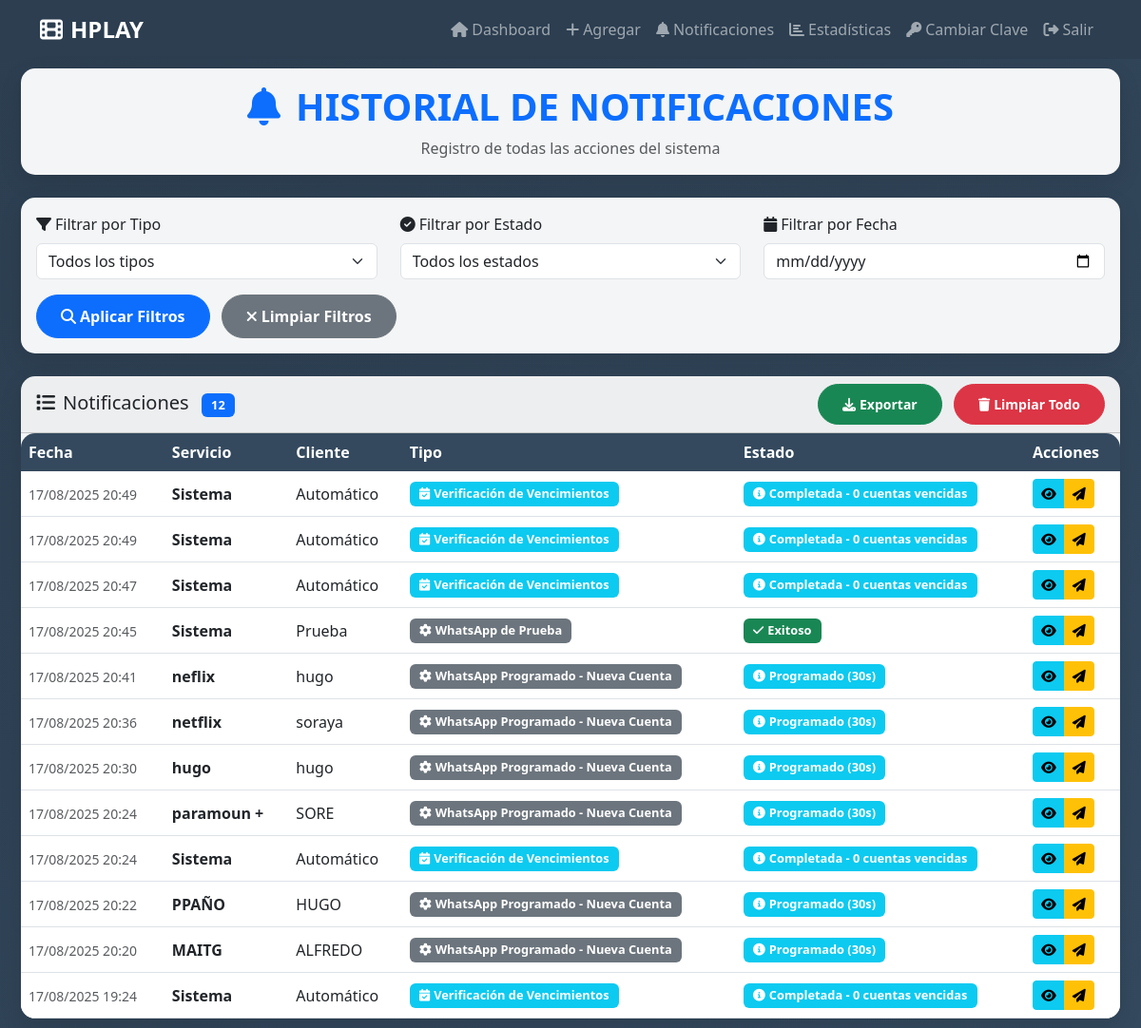
The page /notificaciones (signed in) on the database its author committed.
### app.py (models this page shows)
class Notificacion(db.Model):
    id = db.Column(db.Integer, primary_key=True)
    servicio = db.Column(db.String(100), nullable=False)
    cliente = db.Column(db.String(100), nullable=False)
    tipo = db.Column(db.String(50), nullable=False)
    estado = db.Column(db.String(50), nullable=False)
    fecha = db.Column(db.DateTime, default=datetime.utcnow)

### app.py (the view)
@app.route('/notificaciones')
def ver_notificaciones():
    if 'user_id' not in session:
        return redirect(url_for('login'))
    notificaciones = Notificacion.query.order_by(Notificacion.fecha.desc()).all()
    return render_template('notificaciones.html', notificaciones=notificaciones)

### web_app/templates/notificaciones.html (shortened to what this page needs)
{% extends "base.html" %}
{% block content %}
<div class="container-fluid">
    <div class="row mb-4">
        <div class="col-12">
            <div class="card">
                <div class="card-body text-center">
                    <h1 class="display-6 fw-bold text-primary mb-2">
                        <i class="fas fa-bell me-3"></i>HISTORIAL DE NOTIFICACIONES
                    </h1>
                    <p class="text-muted mb-0">Registro de todas las acciones del sistema</p>
                </div>
            </div>
        </div>
    </div>
    <div class="row mb-4">
        <div class="col-12">
            <div class="card">
                <div class="card-body">
                    <div class="row">
                        <div class="col-md-4 mb-3">
                            <label for="filtroTipo" class="form-label">
                                <i class="fas fa-filter me-1"></i>Filtrar por Tipo
                            </label>
                            <select class="form-select" id="filtroTipo">
                                <option value="">Todos los tipos</option>
                            </select>
                        </div>
                        <div class="col-md-4 mb-3">
                            <label for="filtroEstado" class="form-label">
                                <i class="fas fa-check-circle me-1"></i>Filtrar por Estado
                            </label>
                            <select class="form-select" id="filtroEstado">
                                <option value="">Todos los estados</option>
                            </select>
                        </div>
                        <div class="col-md-4 mb-3">
                            <label for="filtroFecha" class="form-label">
                                <i class="fas fa-calendar me-1"></i>Filtrar por Fecha
                            </label>
                            <input type="date" class="form-control" id="filtroFecha">
                        </div>
                    </div>
                    <div class="row">
                        <div class="col-12">
                            <button class="btn btn-primary btn-hplay" onclick="aplicarFiltros()">
                                <i class="fas fa-search me-1"></i>Aplicar Filtros
                            </button>
                            <button class="btn btn-secondary btn-hplay ms-2" onclick="limpiarFiltros()">
                                <i class="fas fa-times me-1"></i>Limpiar Filtros
                            </button>
                        </div>
                    </div>
                </div>
            </div>
        </div>
    </div>
    <div class="row">
        <div class="col-12">
            <div class="card">
                <div class="card-header d-flex justify-content-between align-items-center">
                    <h5 class="mb-0">
                        <i class="fas fa-list me-2"></i>Notificaciones
                        <span class="badge bg-primary ms-2" id="totalNotificaciones">
                            {{ notificaciones|length }}
                        </span>
                    </h5>
                    <div>
                        <button class="btn btn-success btn-sm btn-hplay me-2" onclick="exportarNotificaciones()">
                            <i class="fas fa-download me-1"></i>Exportar
                        </button>
                        <button class="btn btn-danger btn-sm btn-hplay" onclick="limpiarNotificaciones()">
                            <i class="fas fa-trash me-1"></i>Limpiar Todo
                        </button>
                    </div>
                </div>
                <div class="card-body p-0">
                    <div class="table-responsive">
                        <table class="table table-hover mb-0" id="notificacionesTable">
                            <thead>
                                <tr>
                                    <th>Fecha</th>
                                    <th>Servicio</th>
                                    <th>Cliente</th>
                                    <th>Tipo</th>
                                    <th>Estado</th>
                                    <th>Acciones</th>
                                </tr>
                            </thead>
                            <tbody>
                                {% for notif in notificaciones %}
                                <tr>
                                    <td>
                                        <small class="text-muted">
                                            {{ notif.fecha.strftime('%d/%m/%Y %H:%M') }}
                                        </small>
                                    </td>
                                    <td>
                                        <strong>{{ notif.servicio }}</strong>
                                    </td>
                                    <td>{{ notif.cliente }}</td>
                                    <td>
                                        {% if notif.tipo == 'WhatsApp Enviado' %}
                                            <span class="badge bg-success">
                                                <i class="fab fa-whatsapp me-1"></i>{{ notif.tipo }}
                                            </span>
                                        {% elif notif.tipo == 'WhatsApp Error' %}
                                            <span class="badge bg-danger">
                                                <i class="fas fa-exclamation-triangle me-1"></i>{{ notif.tipo }}
                                            </span>
                                        {% elif notif.tipo == 'Verificación de Vencimientos' %}
                                            <span class="badge bg-info">
                                                <i class="fas fa-calendar-check me-1"></i>{{ notif.tipo }}
                                            </span>
                                        {% else %}
                                            <span class="badge bg-secondary">
                                                <i class="fas fa-cog me-1"></i>{{ notif.tipo }}
                                            </span>
                                        {% endif %}
                                    </td>
                                    <td>
                                        {% if notif.estado == 'Exitoso' %}
                                            <span class="badge bg-success">
                                                <i class="fas fa-check me-1"></i>{{ notif.estado }}
                                            </span>
                                        {% elif notif.estado == 'Fallido' %}
                                            <span class="badge bg-danger">
                                                <i class="fas fa-times me-1"></i>{{ notif.estado }}
                                            </span>
                                        {% else %}
                                            <span class="badge bg-info">
                                                <i class="fas fa-info-circle me-1"></i>{{ notif.estado }}
                                            </span>
                                        {% endif %}
                                    </td>
                                    <td>
                                        <div class="btn-group btn-group-sm" role="group">
                                            <button class="btn btn-info btn-sm" onclick="verDetalles({{ notif.id }})">
                                                <i class="fas fa-eye"></i>
                                            </button>
                                            <button class="btn btn-warning btn-sm" onclick="reenviarNotificacion({{ notif.id }})">
                                                <i class="fas fa-paper-plane"></i>
                                            </button>
                                        </div>
                                    </td>
                                </tr>
                                {% endfor %}
                            </tbody>
                        </table>
                    </div>
                </div>
            </div>
        </div>
    </div>
</div>
{% endblock %}

### web_app/templates/base.html (shortened to what this page needs)
<!DOCTYPE html>
<html lang="es">
<head>
    <link href="https://cdn.jsdelivr.net/npm/bootstrap@5.3.0/dist/css/bootstrap.min.css" rel="stylesheet">
    <link rel="stylesheet" href="https://cdnjs.cloudflare.com/ajax/libs/font-awesome/6.4.0/css/all.min.css">
</head>
<body>
    <nav class="navbar navbar-expand-lg navbar-dark" style="background: var(--hplay-primary);">
        <div class="container">
            <a class="navbar-brand" href="{{ url_for('dashboard') }}">
                <i class="fas fa-film me-2"></i>HPLAY
            </a>
            {% if session.user_id %}
            <div class="collapse navbar-collapse" id="navbarNav">
                <ul class="navbar-nav ms-auto">
                    <li class="nav-item">
                        <a class="nav-link" href="{{ url_for('dashboard') }}">
                            <i class="fas fa-home me-1"></i>Dashboard
                        </a>
                    </li>
                    <li class="nav-item">
                        <a class="nav-link" href="{{ url_for('agregar_cuenta') }}">
                            <i class="fas fa-plus me-1"></i>Agregar
                        </a>
                    </li>
                    <li class="nav-item">
                        <a class="nav-link" href="{{ url_for('ver_notificaciones') }}">
                            <i class="fas fa-bell me-1"></i>Notificaciones
                        </a>
                    </li>
                    <li class="nav-item">
                        <a class="nav-link" href="{{ url_for('estadisticas_detalladas') }}">
                            <i class="fas fa-chart-bar me-1"></i>Estadísticas
                        </a>
                    </li>
                    <li class="nav-item">
                        <a class="nav-link" href="{{ url_for('cambiar_clave') }}">
                            <i class="fas fa-key me-1"></i>Cambiar Clave
                        </a>
                    </li>
                    <li class="nav-item">
                        <a class="nav-link" href="{{ url_for('logout') }}">
                            <i class="fas fa-sign-out-alt me-1"></i>Salir
                        </a>
                    </li>
                </ul>
            </div>
            {% endif %}
        </div>
    </nav>
    <main class="container-fluid mobile-optimized">
        {% block content %}{% endblock %}
    </main>
</body>
</html>

### web_app/templates/base.html (style rules this page uses)
:root { --hplay-primary: #2c3e50; --hplay-secondary: #34495e; --hplay-accent: #3498db; --hplay-success: #27ae60; --hplay-warning: #f39c12; --hplay-danger: #e74c3c; }
body { background: linear-gradient(135deg, var(--hplay-primary) 0%, var(--hplay-secondary) 100%); min-height: 100vh; font-family: 'Segoe UI', Tahoma, Geneva, Verdana, sans-serif; }
.navbar-brand { font-weight: bold; font-size: 1.5rem; }
.card { border: none; border-radius: 15px; box-shadow: 0 8px 25px rgba(0,0,0,0.1); backdrop-filter: blur(10px); background: rgba(255,255,255,0.95); }
.btn-hplay { border-radius: 25px; padding: 10px 25px; font-weight: 600; transition: all 0.3s ease; }
.table-responsive { border-radius: 15px; overflow: hidden; }
.table th { background: var(--hplay-secondary); color: white; border: none; font-weight: 600; }
.mobile-optimized { padding: 10px; }

### web_app/templates/notificaciones.html (style rules this page uses)
.badge { font-size: 0.8rem; padding: 0.5em 0.8em; }
.btn-group-sm .btn { padding: 0.25rem 0.5rem; font-size: 0.875rem; }
.table th { background: var(--hplay-secondary); color: white; border: none; font-weight: 600; }
.table td { vertical-align: middle; }

### rows shown on the page
Notificacion: fecha "17/08/2025 20:49", servicio "Sistema", cliente "Automático", tipo "Verificación de Vencimientos", estado "Completada - 0 cuentas vencidas"
Notificacion: fecha "17/08/2025 20:49", servicio "Sistema", cliente "Automático", tipo "Verificación de Vencimientos", estado "Completada - 0 cuentas vencidas"
Notificacion: fecha "17/08/2025 20:47", servicio "Sistema", cliente "Automático", tipo "Verificación de Vencimientos", estado "Completada - 0 cuentas vencidas"
Notificacion: fecha "17/08/2025 20:45", servicio "Sistema", cliente "Prueba", tipo "WhatsApp de Prueba", estado "Exitoso"
Notificacion: fecha "17/08/2025 20:41", servicio "neflix", cliente "hugo", tipo "WhatsApp Programado - Nueva Cuenta", estado "Programado (30s)"
Notificacion: fecha "17/08/2025 20:36", servicio "netflix", cliente "soraya", tipo "WhatsApp Programado - Nueva Cuenta", estado "Programado (30s)"
Notificacion: fecha "17/08/2025 20:30", servicio "hugo", cliente "hugo", tipo "WhatsApp Programado - Nueva Cuenta", estado "Programado (30s)"
Notificacion: fecha "17/08/2025 20:24", servicio "paramoun +", cliente "SORE", tipo "WhatsApp Programado - Nueva Cuenta", estado "Programado (30s)"
Notificacion: fecha "17/08/2025 20:24", servicio "Sistema", cliente "Automático", tipo "Verificación de Vencimientos", estado "Completada - 0 cuentas vencidas"
Notificacion: fecha "17/08/2025 20:22", servicio "PPAÑO", cliente "HUGO", tipo "WhatsApp Programado - Nueva Cuenta", estado "Programado (30s)"
Notificacion: fecha "17/08/2025 20:20", servicio "MAITG", cliente "ALFREDO", tipo "WhatsApp Programado - Nueva Cuenta", estado "Programado (30s)"
Notificacion: fecha "17/08/2025 19:24", servicio "Sistema", cliente "Automático", tipo "Verificación de Vencimientos", estado "Completada - 0 cuentas vencidas"

### other values the page prints
{{ notificaciones|length }} "12"
